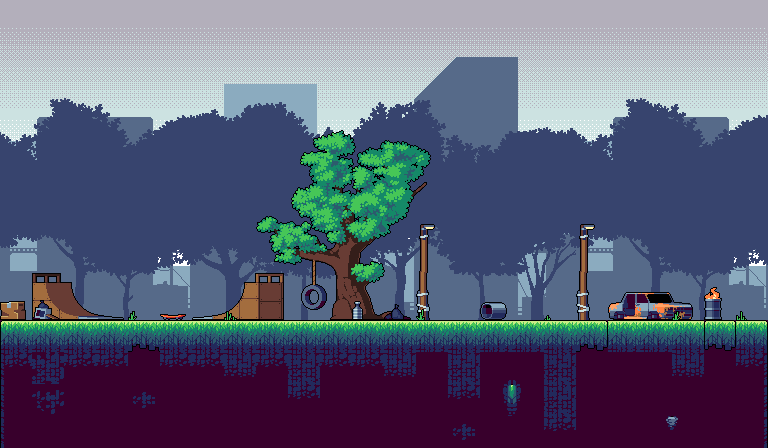

Below is a game level as drawn by its tile map, then a one-line description and the .tmx file that defines it, in full:
An orthogonal 24x14 tile map with 32x32 px tiles, 7 tile layers (Sol, Sol supp, Background, arriere plan, ...), 4 tilesets.

<map version="1.10" tiledversion="1.11.2" orientation="orthogonal" renderorder="right-down" width="24" height="14" tilewidth="32" tileheight="32" infinite="0" nextlayerid="11" nextobjectid="6">
 <tileset firstgid="1" source="Main 2/Attack zone.tsx" />
 <tileset firstgid="97" source="Main 2/Background.tsx" />
 <tileset firstgid="277" source="Main 2/Attack_2.tsx" />
 <tileset firstgid="341" source="Main 2/Car.tsx" />
 <layer id="1" name="Sol" width="24" height="14">
  <data encoding="csv">
0,0,0,0,0,0,0,0,0,0,0,0,0,0,0,0,0,0,0,0,0,0,0,0,
0,0,0,0,0,0,0,0,0,0,0,0,0,0,0,0,0,0,0,0,0,0,0,0,
0,0,0,0,0,0,0,0,0,0,0,0,0,0,0,0,0,0,0,0,0,0,0,0,
0,0,0,0,0,0,0,0,0,0,0,0,0,0,0,0,0,0,0,0,0,0,0,0,
0,0,0,0,0,0,0,0,0,0,0,0,0,0,0,0,0,0,0,0,0,0,0,0,
0,0,0,0,0,0,0,0,0,0,0,0,0,0,0,0,0,0,0,0,0,0,0,0,
0,0,0,0,0,0,0,0,0,0,0,0,0,0,0,0,0,0,0,0,0,0,0,0,
0,0,0,0,0,0,0,0,0,0,0,0,0,0,0,0,0,0,0,0,0,0,0,0,
0,0,0,0,0,0,0,0,0,0,0,0,0,0,0,0,0,0,0,0,0,0,0,0,
0,0,0,0,0,0,0,0,0,0,0,0,0,0,0,0,0,0,0,0,0,0,0,0,
4,4,4,4,4,4,4,4,4,4,4,4,4,4,4,4,4,4,4,4,4,4,4,4,
4,4,4,4,4,4,4,4,4,4,4,4,4,4,4,4,4,4,4,4,4,4,4,4,
4,4,4,4,4,4,4,4,4,4,4,4,4,4,4,4,4,4,4,4,4,4,4,4,
4,4,4,4,4,4,4,4,4,4,4,4,4,4,4,4,4,4,4,4,4,4,4,4
</data>
 </layer>
 <layer id="2" name="Sol supp" width="24" height="14">
  <data encoding="csv">
0,0,0,0,0,0,0,0,0,0,0,0,0,0,0,0,0,0,0,0,0,0,0,0,
0,0,0,0,0,0,0,0,0,0,0,0,0,0,0,0,0,0,0,0,0,0,0,0,
0,0,0,0,0,0,0,0,0,0,0,0,0,0,0,0,0,0,0,0,0,0,0,0,
0,0,0,0,0,0,0,0,0,0,0,0,0,0,0,0,0,0,0,0,0,0,0,0,
0,0,0,0,0,0,0,0,0,0,0,0,0,0,0,0,0,0,0,0,0,0,0,0,
0,0,0,0,0,0,0,0,0,0,0,0,0,0,0,0,0,0,0,0,0,0,0,0,
0,0,0,0,0,0,0,0,0,0,0,0,0,0,0,0,0,0,0,0,0,0,0,0,
0,0,0,0,0,0,0,0,0,0,0,0,0,0,0,0,0,0,0,0,0,0,0,0,
0,0,0,0,0,0,0,0,0,0,0,0,0,0,0,0,0,0,0,0,0,0,0,0,
0,0,0,0,0,0,0,0,0,0,0,0,0,0,0,0,0,0,0,0,0,0,0,0,
1,2,2,2,50,2,2,2,2,2,2,2,2,2,2,2,2,2,51,2,2,2,52,3,
13,37,14,14,4,14,14,15,14,24,14,14,15,0,24,19,20,24,0,0,0,15,0,16,
61,39,0,0,40,0,0,0,0,14,0,0,0,0,14,31,32,24,0,0,0,0,0,62,
61,0,0,0,0,0,0,0,0,0,0,0,0,0,40,0,0,14,0,0,35,36,0,62
</data>
 </layer>
 <layer id="4" name="Background" width="24" height="14">
  <data encoding="csv">
97,98,99,100,101,102,103,104,105,106,107,108,109,110,111,112,113,114,97,98,99,100,101,102,
115,116,117,118,119,120,121,122,123,124,125,126,127,128,129,130,131,132,115,116,117,118,119,120,
133,134,135,136,137,138,139,140,141,142,143,144,145,146,147,148,149,150,133,134,135,136,137,138,
151,152,153,154,155,156,157,158,159,160,161,162,163,164,165,166,167,168,151,152,153,154,155,156,
169,170,171,172,173,174,175,176,177,178,179,180,181,182,183,184,185,186,169,170,171,172,173,174,
187,188,189,190,191,192,193,194,195,196,197,198,199,200,201,202,203,204,187,188,189,190,191,192,
205,206,207,208,209,210,211,212,213,214,215,216,217,218,219,220,221,222,205,206,207,208,209,210,
223,224,225,226,227,228,229,230,231,232,233,234,235,236,237,238,239,240,223,224,225,226,227,228,
241,242,243,244,245,246,247,248,249,250,251,252,253,254,255,256,257,258,241,242,243,244,245,246,
259,260,261,262,263,264,265,266,267,268,269,270,271,272,273,274,275,276,259,260,261,262,263,264,
0,0,0,0,0,0,0,0,0,0,0,0,0,0,0,0,0,0,0,0,0,0,0,0,
0,0,0,0,0,0,0,0,0,0,0,0,0,0,0,0,0,0,0,0,0,0,0,0,
0,0,0,0,0,0,0,0,0,0,0,0,0,0,0,0,0,0,0,0,0,0,0,0,
0,0,0,0,0,0,0,0,0,0,0,0,0,0,0,0,0,0,0,0,0,0,0,0
</data>
 </layer>
 <layer id="10" name="arriere plan" width="24" height="14">
  <data encoding="csv">
0,0,0,0,0,0,0,0,0,0,0,0,0,0,0,0,0,0,0,0,0,0,0,0,
0,0,0,0,0,0,0,0,0,0,0,0,0,0,0,0,0,0,0,0,0,0,0,0,
0,0,0,0,0,0,0,0,0,0,0,0,0,0,0,0,0,0,0,0,0,0,0,0,
0,0,0,0,0,0,0,0,0,0,0,0,0,0,0,0,0,0,0,0,0,0,0,0,
0,0,0,0,0,0,0,0,0,0,0,0,0,0,0,0,0,0,0,0,0,0,0,0,
0,0,0,0,0,0,0,0,0,0,0,0,0,0,0,0,0,0,0,0,0,0,0,0,
0,0,0,0,0,0,0,0,0,0,0,0,0,0,0,0,0,0,0,0,0,0,0,0,
0,0,0,0,0,0,0,0,0,0,0,0,0,0,0,0,0,0,0,0,0,0,0,0,
0,0,0,0,0,0,0,0,0,0,0,0,0,0,0,0,0,0,0,0,0,0,0,0,
0,0,0,0,0,0,0,0,0,0,0,0,0,0,0,0,0,0,0,0,0,0,0,0,
0,0,0,0,0,0,0,0,0,0,0,0,0,0,0,0,0,0,0,0,0,0,0,0,
0,0,0,0,0,0,0,0,0,0,0,0,0,0,0,0,0,0,0,0,0,0,0,0,
0,0,0,0,0,0,0,0,0,0,0,0,0,0,0,0,0,0,0,0,0,0,0,0,
0,0,0,0,0,0,0,0,0,0,0,0,0,0,0,0,0,0,0,0,0,0,0,0
</data>
 </layer>
 <layer id="9" name="gros objet" width="24" height="14">
  <data encoding="csv">
0,0,0,0,0,0,0,0,0,0,0,0,0,0,0,0,0,0,0,0,0,0,0,0,
0,0,0,0,0,0,0,0,0,0,0,0,0,0,0,0,0,0,0,0,0,0,0,0,
0,0,0,0,0,0,0,0,0,0,0,0,0,0,0,0,0,0,0,0,0,0,0,0,
0,0,0,0,0,0,0,0,0,0,0,0,0,0,0,0,0,0,0,0,0,0,0,0,
0,0,0,0,0,0,0,0,0,0,0,0,0,0,0,0,0,0,0,0,0,0,0,0,
0,0,0,0,0,0,0,0,0,0,0,0,0,0,0,0,0,0,0,0,0,0,0,0,
0,0,0,0,0,0,0,0,0,0,0,0,0,0,0,0,0,0,0,0,0,0,0,0,
0,0,0,0,0,0,0,0,0,0,0,0,0,0,0,0,0,0,0,0,0,0,0,0,
0,0,0,0,0,0,0,0,0,0,0,0,0,0,0,0,0,0,0,0,0,0,0,0,
0,365,0,0,0,0,366,0,364,0,0,0,0,347,0,0,0,0,347,341,0,0,0,0,
0,0,0,0,0,0,0,0,0,0,0,0,0,0,0,0,0,0,0,0,0,0,0,0,
0,0,0,0,0,0,0,0,0,0,0,0,0,0,0,0,0,0,0,0,0,0,0,0,
0,0,0,0,0,0,0,0,0,0,0,0,0,0,0,0,0,0,0,0,0,0,0,0,
0,0,0,0,0,0,0,0,0,0,0,0,0,0,0,0,0,0,0,0,0,0,0,0
</data>
 </layer>
 <layer id="8" name="objet" width="24" height="14">
  <data encoding="csv">
0,0,0,0,0,0,0,0,0,0,0,0,0,0,0,0,0,0,0,0,0,0,0,0,
0,0,0,0,0,0,0,0,0,0,0,0,0,0,0,0,0,0,0,0,0,0,0,0,
0,0,0,0,0,0,0,0,0,0,0,0,0,0,0,0,0,0,0,0,0,0,0,0,
0,0,0,0,0,0,0,0,0,0,0,0,0,0,0,0,0,0,0,0,0,0,0,0,
0,0,0,0,0,0,0,0,0,0,0,0,0,0,0,0,0,0,0,0,0,0,0,0,
0,0,0,0,0,0,0,0,0,0,0,0,0,0,0,0,0,0,0,0,0,0,0,0,
0,0,0,0,0,0,0,0,0,0,0,0,0,0,0,0,0,0,0,0,0,0,0,0,
0,0,0,0,0,0,0,0,0,0,0,0,0,0,0,0,0,0,0,0,0,0,0,0,
0,0,0,0,0,0,0,0,0,0,0,0,0,0,0,0,0,0,0,0,0,0,0,0,
345,349,0,0,355,369,0,357,0,0,0,360,348,356,0,371,0,351,0,0,0,355,370,350,
0,0,0,0,0,0,0,0,0,0,0,0,0,0,0,0,0,0,0,0,0,0,0,0,
0,0,0,0,0,0,0,0,0,0,0,0,0,0,0,0,0,0,0,0,0,0,0,0,
0,0,0,0,0,0,0,0,0,0,0,0,0,0,0,0,0,0,0,0,0,0,0,0,
0,0,0,0,0,0,0,0,0,0,0,0,0,0,0,0,0,0,0,0,0,0,0,0
</data>
 </layer>
 <layer id="5" name="Monstre" width="24" height="14">
  <data encoding="csv">
0,0,0,0,0,0,0,0,0,0,0,0,0,0,0,0,0,0,0,0,0,0,0,0,
0,0,0,0,0,0,0,0,0,0,0,0,0,0,0,0,0,0,0,0,0,0,0,0,
0,0,0,0,0,0,0,0,0,0,0,0,0,0,0,0,0,0,0,0,0,0,0,0,
0,0,0,0,0,0,0,0,0,0,0,0,0,0,0,0,0,0,0,0,0,0,0,0,
0,0,0,0,0,0,0,0,0,0,0,0,0,0,0,0,0,0,0,0,0,0,0,0,
0,0,0,0,0,0,0,0,0,0,0,0,0,0,0,0,0,0,0,0,0,0,0,0,
0,0,0,0,0,0,0,0,0,0,0,0,0,0,0,0,0,0,0,0,0,0,0,0,
0,0,0,0,0,0,0,0,0,0,0,0,0,0,0,0,0,0,0,0,0,0,0,0,
0,0,0,0,0,0,0,0,0,0,0,0,0,0,0,0,0,0,0,0,0,0,0,0,
0,0,0,0,0,0,0,0,0,0,0,0,0,0,0,0,0,0,0,0,0,0,0,0,
0,0,0,0,0,0,0,0,0,0,0,0,0,0,0,0,0,0,0,0,0,0,0,0,
0,0,0,0,0,0,0,0,0,0,0,0,0,0,0,0,0,0,0,0,0,0,0,0,
0,0,0,0,0,0,0,0,0,0,0,0,0,0,0,0,0,0,0,0,0,0,0,0,
0,0,0,0,0,0,0,0,0,0,0,0,0,0,0,0,0,0,0,0,0,0,0,0
</data>
 </layer>
 <objectgroup id="6" name="Calque d'Objets 1" />
</map>
